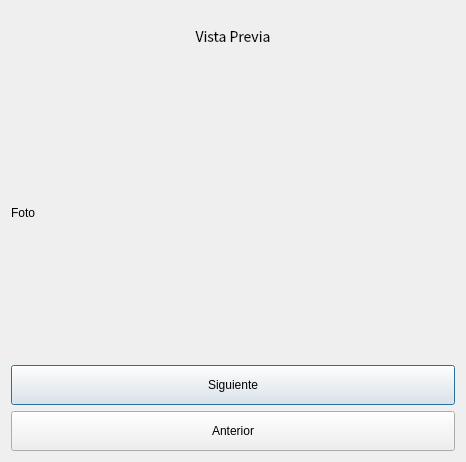
<?xml version="1.0" encoding="UTF-8"?>
<ui version="4.0">
 <class>Dialog</class>
 <widget class="QDialog" name="Dialog">
  <property name="geometry">
   <rect>
    <x>0</x>
    <y>0</y>
    <width>466</width>
    <height>462</height>
   </rect>
  </property>
  <property name="windowTitle">
   <string>Dialog</string>
  </property>
  <property name="styleSheet">
   <string notr="true">QPushButton{
background-color:#253b59;
color:white;
font-size:14px;
border-radius:15px;
}
QPushButton::Hover{
background-color:#637aa6;
}
QFrame{
background-color:#D9D9D9;
}
QLineEdit{
background-color: #7E94Bf;
}
QLabel{
font-size:15px;
color:#111626;}
border:none;
border-bottom: 2px solid rgb(128, 179, 255);
border-right:2px solid rgb(128, 179, 255);
border-radius:10px;
font-size:14px;
</string>
  </property>
  <layout class="QVBoxLayout" name="verticalLayout">
   <item>
    <widget class="QLabel" name="label">
     <property name="maximumSize">
      <size>
       <width>16777215</width>
       <height>50</height>
      </size>
     </property>
     <property name="font">
      <font>
       <family>Noto Sans CJK JP</family>
       <pointsize>-1</pointsize>
      </font>
     </property>
     <property name="styleSheet">
      <string notr="true">font-size:14px;</string>
     </property>
     <property name="text">
      <string>Vista Previa</string>
     </property>
     <property name="alignment">
      <set>Qt::AlignCenter</set>
     </property>
    </widget>
   </item>
   <item>
    <widget class="QLabel" name="foto">
     <property name="maximumSize">
      <size>
       <width>1000000</width>
       <height>1000000</height>
      </size>
     </property>
     <property name="text">
      <string>Foto</string>
     </property>
     <property name="scaledContents">
      <bool>true</bool>
     </property>
    </widget>
   </item>
   <item>
    <widget class="QPushButton" name="btn_siguiente">
     <property name="minimumSize">
      <size>
       <width>100</width>
       <height>40</height>
      </size>
     </property>
     <property name="text">
      <string>Siguiente</string>
     </property>
    </widget>
   </item>
   <item>
    <widget class="QPushButton" name="btn_anterior">
     <property name="minimumSize">
      <size>
       <width>100</width>
       <height>40</height>
      </size>
     </property>
     <property name="text">
      <string>Anterior</string>
     </property>
    </widget>
   </item>
  </layout>
 </widget>
 <resources/>
 <connections/>
</ui>
